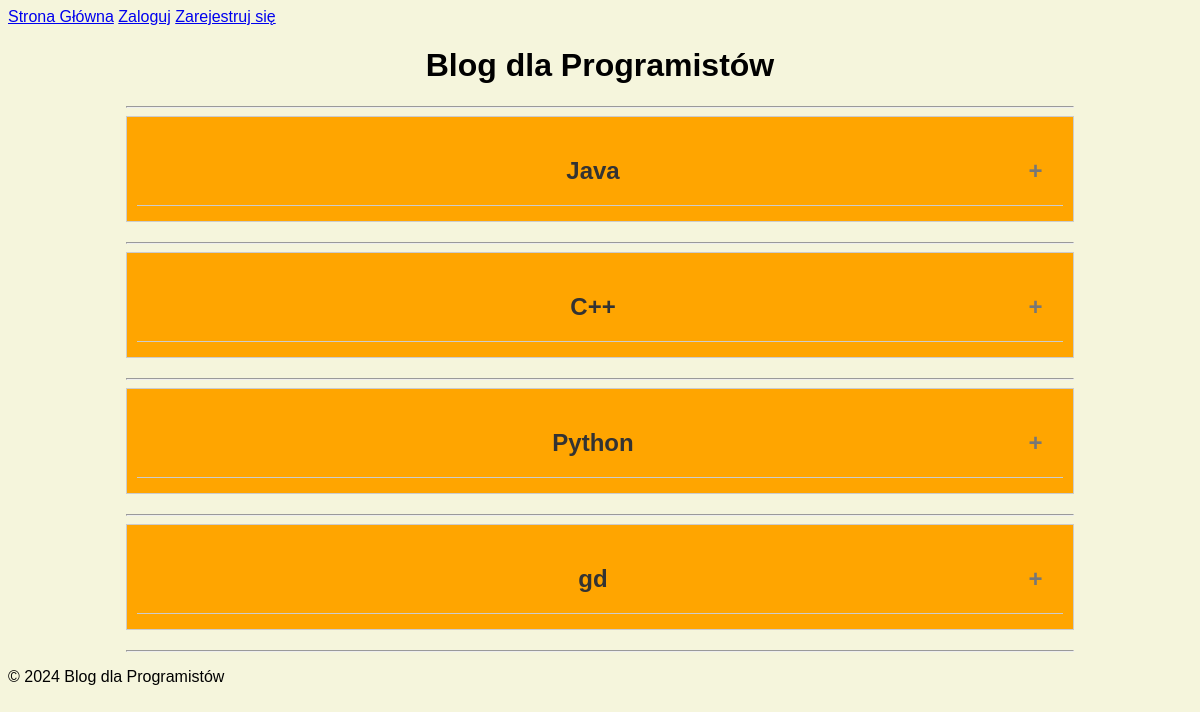
Before: / with the older database file.
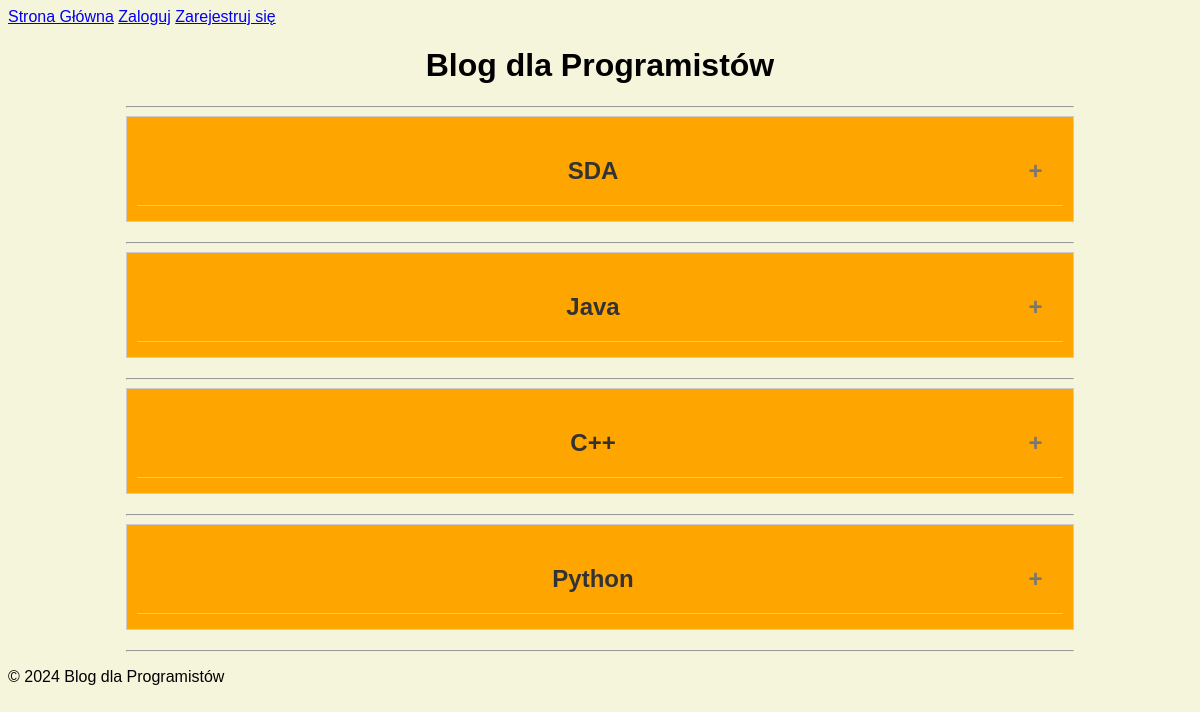
After: the same page with the newer database file.
### posts/models.py (models this page shows)
class Post(models.Model):
    CATEGORY_CHOICES = [
        ('Python', 'Python'),
        ('Java', 'Java'),
        ('C++', 'C++'),
        ('JavaScript', 'JavaScript'),
        ('Ruby', 'Ruby'),
    ]
    title = models.CharField(max_length=255)
    image = models.ImageField(upload_to='post_images/', null=True, blank=True)
    content = models.TextField()
    date_posted = models.DateTimeField(auto_now_add=True)
    author = models.ForeignKey(User, on_delete=models.CASCADE)
    category = models.CharField(max_length=10, choices=CATEGORY_CHOICES, default='Python')

### posts/views.py (the view)
# urls.py: 2. Add a URL to urlpatterns:  path('', views.home, name='home')
def home(request):
    posts = Post.objects.all().order_by('-date_posted')  # Sortuje posty od najnowszego do najstarszego
    for post in posts:
        if post.image:
            post.image_url = post.image.url if post.image and hasattr(post.image, 'url') else None
        else:
            post.image_url = None
    return render(request, 'home.html', {'posts': posts})

### posts/templates/home.html (shortened to what this page needs)
{% extends "base.html" %}
{% block content %}
<div class="container">
    <h1>Blog dla Programistów</h1>
    <hr>
    {% for post in posts %}
    <div class="post">
        <h2 class="collapsible">{{ post.title }}</h2>
    </div>
    <hr>
    {% endfor %}
</div>
{% endblock %}

Changed rows visible on the page:
removed Post: title "gd"
added Post: title "SDA"
